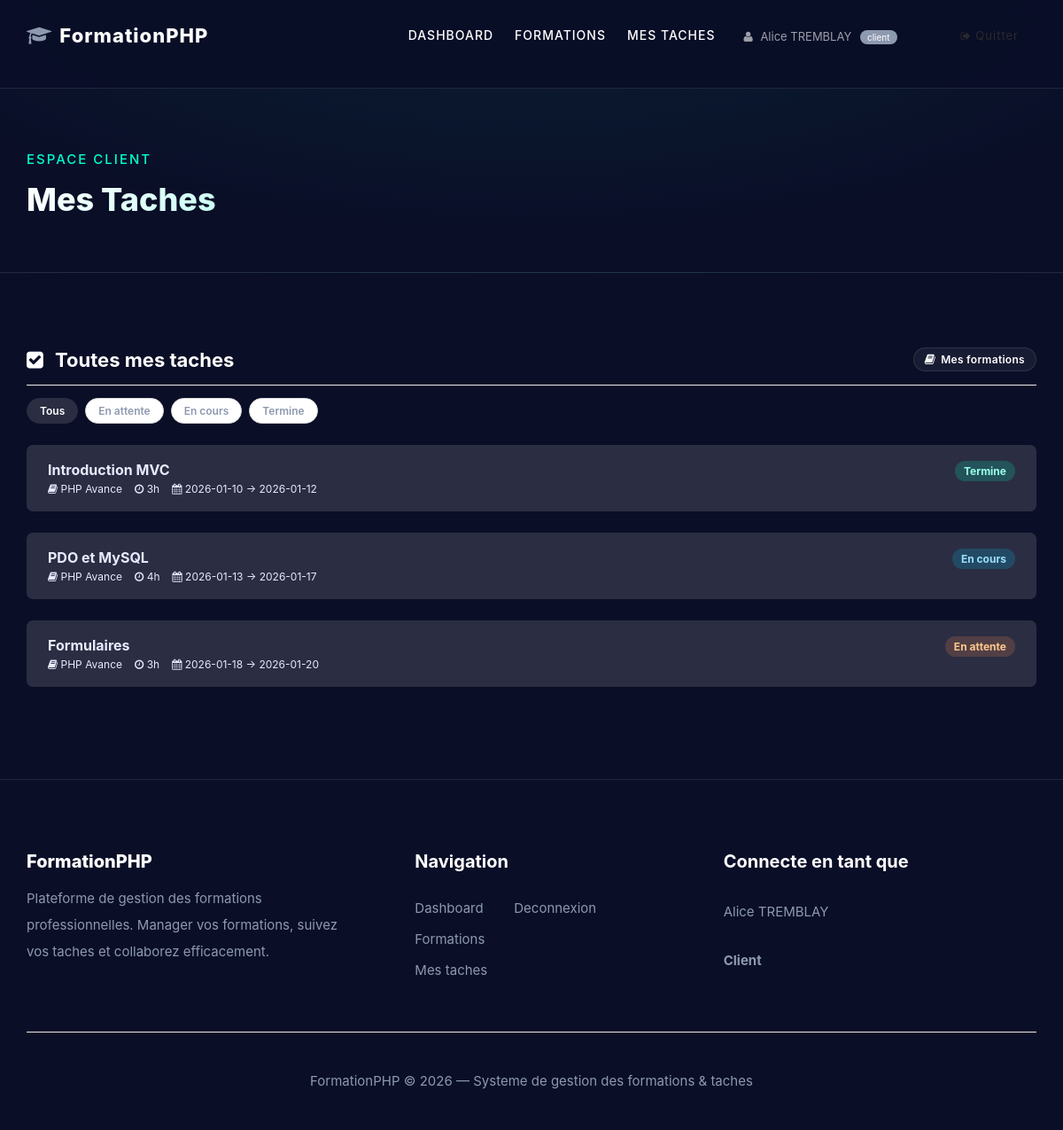
The app's page /index.php?role=client&action=taches (signed in) with its own data.
### tables this page shows
CREATE TABLE IF NOT EXISTS taches (
    id           INT AUTO_INCREMENT PRIMARY KEY,
    formation_id INT NOT NULL,
    titre        VARCHAR(200) NOT NULL,
    description  TEXT,
    duree        INT NOT NULL COMMENT 'heures',
    date_debut   DATE NOT NULL,
    date_fin     DATE NOT NULL,
    image_path   VARCHAR(500) DEFAULT NULL,
    video_url    VARCHAR(500) DEFAULT NULL,
    created_at   TIMESTAMP DEFAULT CURRENT_TIMESTAMP,
    FOREIGN KEY (formation_id) REFERENCES formations(id) ON DELETE CASCADE
);

CREATE TABLE IF NOT EXISTS formations (
    id           INT AUTO_INCREMENT PRIMARY KEY,
    titre        VARCHAR(200) NOT NULL,
    description  TEXT,
    lieu         VARCHAR(200) DEFAULT '',
    niveau       ENUM('debutant','intermediaire','avance') DEFAULT 'debutant',
    capacite_max INT DEFAULT 0 COMMENT '0 = illimite',
    date_debut   DATE NOT NULL,
    date_fin     DATE NOT NULL,
    manager_id   INT NOT NULL,
    image_path   VARCHAR(500) DEFAULT NULL,
    video_url    VARCHAR(500) DEFAULT NULL,
    created_at   TIMESTAMP DEFAULT CURRENT_TIMESTAMP,
    FOREIGN KEY (manager_id) REFERENCES managers(id) ON DELETE CASCADE
);

### Controller/ClientController.php (called while the page is built, shortened)
<?php
require_once __DIR__ . '/../Model/repositories/TacheRepository.php';
class ClientController {
    private FormationRepository $fm;
    private TacheRepository $tm;
    private int $uid;
    public function __construct() {
        $this->fm         = new FormationRepository();
        $this->tm         = new TacheRepository();
        $this->uid        = (int)$_SESSION['user_id'];
    }
    public function handle(string $action): void {
        match($action) {
            'dashboard'      => $this->dashboard(),
            'formations'     => $this->formations(),
            'participer'     => $this->participer(),
            'quitter'        => $this->quitter(),
            'taches'         => $this->taches(),
            'update_statut'  => $this->updateStatut(),
            'comment_add'    => $this->commentAdd(),
            'comment_delete' => $this->commentDelete(),
            'translate'      => $this->translateAction(),
            default          => $this->dashboard(),
        };
    }
    private function taches(): void {
        $fid       = (int)($_GET['formation_id'] ?? 0);
        $formation = $fid ? $this->fm->getById($fid) : null;
        $taches = $this->tm->getByClient($this->uid);
        $this->render('client/taches', compact('taches','formation','formationId'));
    }
    private function render(string $view, array $data = []): void {
        extract($data);
        $role    = 'client';
        require __DIR__ . '/../vues/backoffice/' . $view . '.php';
    }
}

### config/database.php (called while the page is built, shortened)
<?php
function getDB(): PDO {
    static $pdo = null;
    if ($pdo === null) {
        $dsn = "mysql:host=".DB_HOST.";dbname=".DB_NAME.";charset=".DB_CHARSET;
        $opts = [
            PDO::ATTR_ERRMODE            => PDO::ERRMODE_EXCEPTION,
            PDO::ATTR_DEFAULT_FETCH_MODE => PDO::FETCH_ASSOC,
            PDO::ATTR_EMULATE_PREPARES   => false,
        ];
        try { $pdo = new PDO($dsn, DB_USER, DB_PASS, $opts); }
        catch (PDOException $e) {
            die("<div style='color:red;padding:20px'><h2>Erreur connexion DB</h2><p>".htmlspecialchars($e->getMessage())."</p></div>");
        }
    }
    return $pdo;
}

### Model/repositories/TacheRepository.php (called while the page is built, shortened)
<?php
class TacheRepository {
    private PDO $db;
    public function __construct() { $this->db = getDB(); }
    public function getByClient(int $cid): array {
        $s = $this->db->prepare("
            SELECT t.*, f.titre AS formation_titre,
                   COALESCE(cts.statut,'en_attente') AS mon_statut
            FROM taches t
            JOIN formations f ON f.id = t.formation_id
            JOIN participations p ON p.formation_id = f.id AND p.client_id = ?
            LEFT JOIN client_tache_statuts cts ON cts.tache_id = t.id AND cts.client_id = ?
            ORDER BY t.date_debut
        ");
        $s->execute([$cid,$cid]); return $s->fetchAll();
    }
}

### config/autoload.php (called while the page is built)
<?php
require_once __DIR__ . '/database.php';
spl_autoload_register(function (string $class): void {
    $base = dirname(__DIR__);
    $candidates = [
        $base . '/Model/'       . $class . '.php',
        $base . '/Model/repositories/' . $class . '.php',
        $base . '/Model/services/'     . $class . '.php',
        $base . '/Controller/'  . $class . '.php',
    ];
    foreach ($candidates as $f) {
        if (is_file($f)) { require_once $f; return; }
    }
});

### View/backoffice/client/taches.php (the view, shortened to what this page needs)
<?php $pageTitle = 'Mes taches'; $view = 'client/taches'; require __DIR__ . '/../layout/header.php'; ?>
<div class="app-section-heading">
  <h2><i class="fa fa-check-square" style="margin-right:8px"></i>
    <?= $formation ? 'Taches : '.htmlspecialchars($formation['titre']) : 'Toutes mes taches' ?>
  </h2>
  <?php if (!$formation): ?>
  <a href="index.php?role=client&action=formations" class="btn-app btn-app-outline btn-app-sm">
    <i class="fa fa-book"></i> Mes formations
  </a>
  <?php endif; ?>
</div>
<div class="filter-chips">
  <span class="chip active" data-filter="all">Tous</span>
  <span class="chip" data-filter="en_attente">En attente</span>
  <span class="chip" data-filter="en_cours">En cours</span>
  <span class="chip" data-filter="termine">Termine</span>
</div>
<?php if (empty($taches)): ?>
<div class="empty-state">
  <i class="fa fa-check-square"></i>
  <p>Aucune tache pour le moment.</p>
</div>
<?php else: ?>
<?php foreach ($taches as $t): ?>
<div class="tache-block" data-statut="<?= $t['mon_statut'] ?>">
  <div class="tache-block-header">
    <div>
      <h4><?= htmlspecialchars($t['titre']) ?></h4>
      <div class="meta">
        <span><i class="fa fa-book"></i> <?= htmlspecialchars($t['formation_titre']) ?></span>
        <span><i class="fa fa-clock-o"></i> <?= $t['duree'] ?>h</span>
        <span><i class="fa fa-calendar"></i> <?= $t['date_debut'] ?> &rarr; <?= $t['date_fin'] ?></span>
      </div>
    </div>
    <span class="status-badge status-<?= $t['mon_statut'] ?>"><?= Tache::STATUTS[$t['mon_statut']] ?></span>
  </div>
</div>
<?php endforeach; ?>
<?php endif; ?>
<?php require __DIR__ . '/../layout/footer.php'; ?>

### index.php (shortened to what this page needs)
<?php
require_once __DIR__ . '/config/autoload.php';
$action = $_GET['action'] ?? 'dashboard';
if (!empty($_SESSION['role']) && !empty($_SESSION['user_id'])) {
    $role = $_SESSION['role'];
    if ($role === 'manager') {
        (new ManagerController())->handle($action);
    } else {
        (new ClientController())->handle($action);
    }
}

### View/backoffice/layout/header.php (shortened to what this page needs)
<?php
$base = '';
?>
<!DOCTYPE html>
<html lang="fr">
<head>
  <link rel="stylesheet" href="<?= $base ?>vues/public/css/fontawesome.css">
  <link rel="stylesheet" href="<?= $base ?>vues/public/css/templatemo-plot-listing.css">
  <link rel="stylesheet" href="<?= $base ?>vues/public/css/app.css">
  <link rel="stylesheet" href="<?= $base ?>vues/public/css/theme-graph.css">
</head>
<body>
<header class="header-area header-sticky wow slideInDown" data-wow-duration="0.75s" data-wow-delay="0s">
  <div class="container">
    <nav class="main-nav" style="display:flex;align-items:center;justify-content:space-between;min-height:80px">
      <a href="<?= $base ?>index.php?role=<?= $role ?>&action=dashboard" style="font-size:22px;font-weight:800;color:#fff;letter-spacing:1px">
        <i class="fa fa-graduation-cap" style="margin-right:8px;color:#8d99af"></i>FormationPHP
      </a>
      <ul class="nav" style="margin-top:0;align-items:center;display:flex">
        <?php if ($role === 'manager'): ?>
        <li><a href="<?= $base ?>index.php?role=manager&action=dashboard" <?= ($action??'')==='dashboard'?'class="active"':'' ?>>Dashboard</a></li>
        <li><a href="<?= $base ?>index.php?role=manager&action=formations" <?= ($action??'')==='formations'?'class="active"':'' ?>>Formations</a></li>
        <li>
          <div class="main-white-button">
            <a href="<?= $base ?>index.php?role=manager&action=formation_add"><i class="fa fa-plus"></i> Nouvelle</a>
          </div>
        </li>
        <?php else: ?>
        <li><a href="<?= $base ?>index.php?role=client&action=dashboard" <?= ($action??'')==='dashboard'?'class="active"':'' ?>>Dashboard</a></li>
        <li><a href="<?= $base ?>index.php?role=client&action=formations" <?= ($action??'')==='formations'?'class="active"':'' ?>>Formations</a></li>
        <li><a href="<?= $base ?>index.php?role=client&action=taches" <?= ($action??'')==='taches'?'class="active"':'' ?>>Mes Taches</a></li>
        <?php endif; ?>
        <li style="padding-left:20px">
          <span style="color:rgba(255,255,255,.6);font-size:13px">
            <i class="fa fa-user" style="margin-right:5px"></i>
            <?= htmlspecialchars($_SESSION['user_nom'] ?? '') ?>
            <span style="background:#8d99af;color:#fff;font-size:10px;padding:2px 8px;border-radius:10px;margin-left:6px"><?= $role ?></span>
          </span>
        </li>
        <li>
          <a href="<?= $base ?>index.php?logout=1" style="color:rgba(255,255,255,.5);font-size:13px">
            <i class="fa fa-sign-out"></i> Quitter
          </a>
        </li>
      </ul>
    </nav>
  </div>
</header>
<div class="page-heading" style="padding:170px 0 60px">
  <div class="container">
    <div class="top-text">
      <h6><?= $role === 'manager' ? 'Espace Manager' : 'Espace Client' ?></h6>
      <h2 style="line-height:1.2;font-size:36px"><?= htmlspecialchars($pageTitle ?? 'FormationPHP') ?></h2>
    </div>
  </div>
</div>
<div class="app-content">
  <div class="container">

### View/backoffice/layout/footer.php (shortened to what this page needs)
  </div>
</div>
<footer>
  <div class="container">
    <div class="footer-grid">
      <div class="about">
        <h4 style="font-size:20px;font-weight:800;margin-bottom:15px">FormationPHP</h4>
        <p>Plateforme de gestion des formations professionnelles. Manager vos formations, suivez vos taches et collaborez efficacement.</p>
      </div>
      <div class="helpful-links">
        <h4>Navigation</h4>
        <div style="display:flex;gap:30px;margin-top:10px">
          <ul>
            <?php if ($role === 'manager'): ?>
            <li><a href="index.php?role=manager&action=dashboard">Dashboard</a></li>
            <li><a href="index.php?role=manager&action=formations">Formations</a></li>
            <li><a href="index.php?role=manager&action=formation_add">Nouvelle formation</a></li>
            <?php else: ?>
            <li><a href="index.php?role=client&action=dashboard">Dashboard</a></li>
            <li><a href="index.php?role=client&action=formations">Formations</a></li>
            <li><a href="index.php?role=client&action=taches">Mes taches</a></li>
            <?php endif; ?>
          </ul>
          <ul>
            <li><a href="index.php?logout=1">Deconnexion</a></li>
          </ul>
        </div>
      </div>
      <div class="contact-us">
        <h4>Connecte en tant que</h4>
        <p><?= htmlspecialchars($_SESSION['user_nom'] ?? '') ?></p>
        <p><strong><?= $role === 'manager' ? 'Manager' : 'Client' ?></strong></p>
      </div>
    </div>
    <div class="sub-footer">
      <p>FormationPHP &copy; <?= date('Y') ?> &mdash; Systeme de gestion des formations &amp; taches</p>
    </div>
  </div>
</footer>
</body>
</html>

### View/public/css/templatemo-plot-listing.css (style rules this page uses)
html, body, div, span, applet, object, iframe, h1, h2, h3, h4, h5, h6, p, blockquote, div pre, a, abbr, acronym, address, big, cite, code, del, dfn, em, font, img, ins, kbd, q, s, samp, small, strike, strong, sub, sup, tt, var, b, u, i, center, dl, dt, dd, ol, ul, li, figure, header, nav, section, article, aside, footer, figcaption { margin: 0; padding: 0; border: 0; outline: 0; }
ul, li { padding: 0; margin: 0; list-style: none; }
header, nav, section, article, aside, footer, hgroup { display: block; }
* { box-sizing: border-box; }
html, body { font-family: 'Montserrat', sans-serif; font-weight: 400; background-color: #fff; -ms-text-size-adjust: 100%; -webkit-font-smoothing: antialiased; -moz-osx-font-smoothing: grayscale; }
a { text-decoration: none !important; }
h1, h2, h3, h4, h5, h6 { margin-top: 0px; margin-bottom: 0px; }
ul { margin-bottom: 0px; }
p { font-size: 15px; line-height: 30px; color: #2a2a2a; }
html, body { background: #fff; font-family: 'Montserrat', sans-serif; }
.header-area { background-color: transparent; border-bottom: 1px solid rgba(250,250,250,0.2); position: fixed; top: 0px; left: 0px; right: 0px; z-index: 100; height: 100px; -webkit-transition: all .5s ease 0s; -moz-transition: all .5s ease 0s; -o-transition: all .5s ease 0s; transition: all .5s ease 0s; }
.header-area .main-nav { min-height: 80px; background: transparent; }
.header-area .main-nav .nav { float: right; margin-top: 30px; margin-right: 0px; background-color: transparent; -webkit-transition: all 0.3s ease 0s; -moz-transition: all 0.3s ease 0s; -o-transition: all 0.3s ease 0s; transition: all 0.3s ease 0s; position: relative; z-index: 999; }
.header-area .main-nav .nav li { padding-left: 30px; padding-right: 30px; }
.header-area .main-nav .nav li:last-child { padding-right: 0px; padding-left: 40px; }
.header-area .main-nav .nav li:last-child a , .background-header .main-nav .nav li:last-child a { color: #2a2a2a !important; text-transform: capitalize; padding: 0px 20px; font-weight: 400; }
.header-area .main-nav .nav li:last-child a i, .background-header .main-nav .nav li:last-child a i { font-size: 12px!important; font-weight: 400 !important; }
.header-area .main-nav .nav li a { display: block; font-weight: 500; font-size: 14px; color: #fff; text-transform: uppercase; -webkit-transition: all 0.3s ease 0s; -moz-transition: all 0.3s ease 0s; -o-transition: all 0.3s ease 0s; transition: all 0.3s ease 0s; height: 40px; line-height: 40px; border: transparent; letter-spacing: 1px; }
.header-area.header-sticky { min-height: 80px; }
.header-area .nav { margin-top: 30px; }
@media (max-width: 1200px) { .header-area .main-nav .nav li { padding-left: 12px; padding-right: 12px; } }
@media (max-width: 1200px) { .header-area .main-nav:before { display: none; } }
@media (min-width: 767px) { .header-area .main-nav .nav { display: flex !important; } }
footer { border-top: 1px solid #eee; padding-top: 80px; }
footer h4 { font-size: 20px; font-weight: 700; color: #8d99af; margin-bottom: 30px; }
footer p, footer a { color: #2a2a2a; }
footer .helpful-links { margin: 0px 45px; }
footer .helpful-links ul li { display: block; margin-bottom: 15px; }
footer .helpful-links ul li a { font-size: 15px; transition: all .3s; }
footer .contact-us p { margin-bottom: 25px; }
footer .sub-footer { text-align: center; margin-top: 40px; padding: 40px 0px; border-top: 1px solid #eee; }
.page-heading { background-repeat: no-repeat; background-position: center center; background-size: cover; background-image: url(../images/heading-bg.jpg); padding: 230px 0px 120px 0px; position: relative; overflow: hidden; }
.page-heading .top-text { text-align: left; }
.page-heading .top-text h6 { color: #fff; font-size: 15px; font-weight: 500; text-transform: uppercase; }
.page-heading .top-text h2 { color: #fff; line-height: 70px; font-size: 45px; font-weight: 800; text-transform: capitalize; margin-top: 15px; }

### records on screen
taches: titre "Introduction MVC", formation.titre "PHP Avance", duree "3", date_debut "2026-01-10", date_fin "2026-01-12", mon_statut "Termine"
taches: titre "PDO et MySQL", formation.titre "PHP Avance", duree "4", date_debut "2026-01-13", date_fin "2026-01-17", mon_statut "En cours"
taches: titre "Formulaires", formation.titre "PHP Avance", duree "3", date_debut "2026-01-18", date_fin "2026-01-20", mon_statut "En attente"

### other values on screen
$_SESSION['user_nom'] "Alice TREMBLAY"
$role "client"
$pageTitle "Mes Taches"
